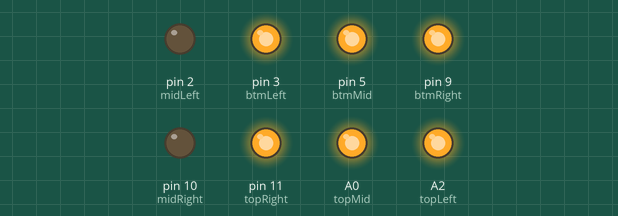
Simulated run of this sketch. Board: Arduino Uno, built with avr-gcc and run on an emulated ATmega328P. Shown: output pins drawn as LEDs (lit = HIGH).

Above: at 0.4 s.
At 1.2 s:
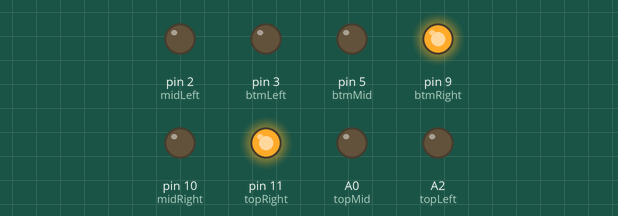
At 2.8 s:
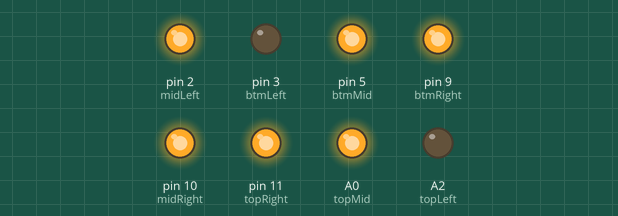
At 5.2 s:
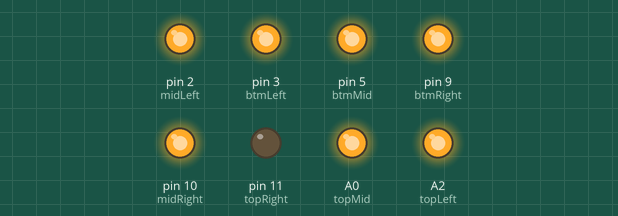
At 7.6 s:
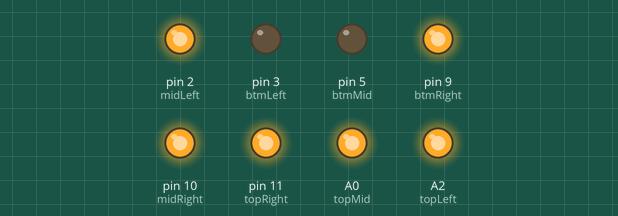
At 10.0 s:
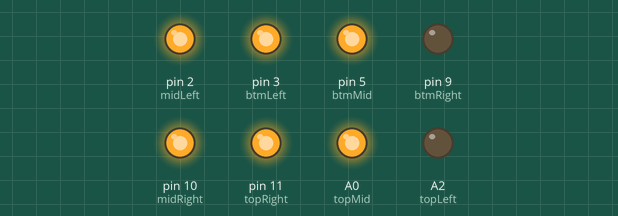
Timing chart, 0 to 10.4 s (numbered marks = the images above):
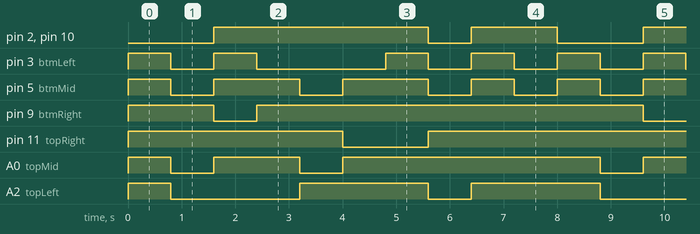

The sketch:

SSDif_else.ino
```cpp
const int topMid = A0;
const int topRight = 11;
const int topLeft = A2;
const int midRight = 10;
const int midLeft = 2;
const int btmRight = 9;
const int btmLeft = 3;
const int btmMid = 5;

int counter = 0;

void setup(){

  pinMode(topMid, OUTPUT);
  pinMode(topRight, OUTPUT);
  pinMode(topLeft, OUTPUT);
pinMode(midRight, OUTPUT);
pinMode(midLeft, OUTPUT);
pinMode(btmRight, OUTPUT);
pinMode(btmLeft, OUTPUT);
pinMode(btmMid, OUTPUT);
  }

void loop(){
if(counter == 0){
 digitalWrite(topRight, HIGH);
 digitalWrite(topMid, HIGH);
digitalWrite(topLeft, HIGH);
 digitalWrite(btmMid, HIGH);
 digitalWrite(btmRight, HIGH);
 digitalWrite(btmLeft, HIGH);
}
else if (counter == 1){
  digitalWrite(topRight, HIGH);
  digitalWrite(btmRight, HIGH);
}
else if (counter == 2){
  digitalWrite(topMid, HIGH);
  digitalWrite(topRight, HIGH);
  digitalWrite(midLeft, HIGH);
  digitalWrite(midRight, HIGH);
  digitalWrite(btmLeft, HIGH);
  digitalWrite(btmMid, HIGH);
  digitalWrite(topMid, HIGH);
  }
else if (counter == 3){
  digitalWrite(topMid, HIGH);
  digitalWrite(topRight, HIGH);
  digitalWrite(midRight, HIGH);
  digitalWrite(midLeft, HIGH);
  digitalWrite(btmRight, HIGH);
  digitalWrite(btmMid, HIGH);
  }
else if (counter == 4){
  digitalWrite(topLeft, HIGH);
  digitalWrite(topRight, HIGH);
  digitalWrite(midLeft, HIGH);
  digitalWrite(midRight, HIGH);
  digitalWrite(btmRight, HIGH);
  }

else if (counter == 5){
  digitalWrite(topMid, HIGH);
  digitalWrite(topLeft, HIGH);
  digitalWrite(midLeft, HIGH);
  digitalWrite(midRight, HIGH);
  digitalWrite(btmRight, HIGH);
  digitalWrite(btmMid, HIGH);
  }

else if (counter == 6){
  digitalWrite(topMid, HIGH);
  digitalWrite(topLeft, HIGH);
  digitalWrite(midLeft, HIGH);
  digitalWrite(midRight, HIGH);
  digitalWrite(btmMid, HIGH);
  digitalWrite(btmLeft, HIGH);
  digitalWrite(btmRight, HIGH);
  }
else if (counter == 7){
  digitalWrite(topMid, HIGH);
  digitalWrite(topRight, HIGH);
  digitalWrite(btmRight, HIGH);
  }
else if (counter == 8) {
   digitalWrite(topRight, HIGH);
  digitalWrite(topMid, HIGH);
  digitalWrite(topLeft, HIGH);
  digitalWrite(midRight, HIGH);
  digitalWrite(midLeft, HIGH);
  digitalWrite(btmRight, HIGH);
  digitalWrite(btmLeft, HIGH);
  digitalWrite(btmMid, HIGH);
  }

else if (counter == 9){
  digitalWrite(topRight, HIGH);
  digitalWrite(topLeft, HIGH);
  digitalWrite(topMid, HIGH);
  digitalWrite(midLeft, HIGH);
  digitalWrite(midRight, HIGH);
  digitalWrite(btmRight, HIGH);
  }

delay(800);


  digitalWrite(topRight, LOW);
  digitalWrite(topMid, LOW);
  digitalWrite(topLeft,LOW);
  digitalWrite(midRight,LOW);
  digitalWrite(midLeft, LOW);
  digitalWrite(btmRight, LOW);
  digitalWrite(btmLeft, LOW);
  digitalWrite(btmMid, LOW);

if (counter < 9){
  counter = counter +1;
}
else {
  counter = 0;
}
}
```

Measured:
- by itself, pin 2 (midLeft), pin 10 (midRight): repeats every 8.0 s: LOW 0.80 s, HIGH 1.6 s, LOW 1.6 s, HIGH 4.0 s
- by itself, pin 3 (btmLeft): repeats every 8.0 s: LOW 0.80 s, HIGH 0.80 s, LOW 2.4 s, 2 × (HIGH 0.80 s, LOW 0.80 s), HIGH 0.80 s
- by itself, pin 5 (btmMid): repeats every 8.0 s: 2 × (LOW 0.80 s, HIGH 1.6 s), 2 × (LOW 0.80 s, HIGH 0.80 s)
- by itself, pin 9 (btmRight): repeats every 8.0 s: LOW 0.80 s, HIGH 7.2 s
- by itself, pin 11 (topRight): repeats every 8.0 s: LOW 1.6 s, HIGH 6.4 s
- by itself, A0 (topMid): repeats every 8.0 s: LOW 0.80 s, HIGH 1.6 s, LOW 0.80 s, HIGH 4.8 s
- by itself, A2 (topLeft): repeats every 8.0 s: LOW 2.4 s, HIGH 2.4 s, LOW 0.80 s, HIGH 2.4 s
